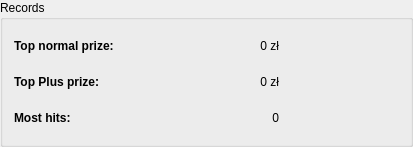
         <widget class="QGroupBox" name="groupBox_2">
          <property name="title">
           <string>Records</string>
          </property>
          <layout class="QGridLayout" name="gridLayout_8">
           <item row="0" column="0">
            <layout class="QGridLayout" name="gridLayout_7">
             <item row="0" column="1">
              <spacer name="horizontalSpacer_16">
               <property name="orientation">
                <enum>Qt::Horizontal</enum>
               </property>
               <property name="sizeType">
                <enum>QSizePolicy::Expanding</enum>
               </property>
               <property name="sizeHint" stdset="0">
                <size>
                 <width>40</width>
                 <height>20</height>
                </size>
               </property>
              </spacer>
             </item>
             <item row="0" column="2" colspan="2">
              <widget class="QLabel" name="label_max_prize_normal">
               <property name="minimumSize">
                <size>
                 <width>0</width>
                 <height>30</height>
                </size>
               </property>
               <property name="maximumSize">
                <size>
                 <width>16777215</width>
                 <height>30</height>
                </size>
               </property>
               <property name="text">
                <string notr="true">0 zł</string>
               </property>
               <property name="textFormat">
                <enum>Qt::PlainText</enum>
               </property>
               <property name="alignment">
                <set>Qt::AlignRight|Qt::AlignTrailing|Qt::AlignVCenter</set>
               </property>
              </widget>
             </item>
             <item row="0" column="4">
              <spacer name="horizontalSpacer_17">
               <property name="orientation">
                <enum>Qt::Horizontal</enum>
               </property>
               <property name="sizeType">
                <enum>QSizePolicy::Expanding</enum>
               </property>
               <property name="sizeHint" stdset="0">
                <size>
                 <width>120</width>
                 <height>20</height>
                </size>
               </property>
              </spacer>
             </item>
             <item row="1" column="0">
              <widget class="QLabel" name="label_max_prize_plus0">
               <property name="minimumSize">
                <size>
                 <width>200</width>
                 <height>30</height>
                </size>
               </property>
               <property name="maximumSize">
                <size>
                 <width>16777215</width>
                 <height>16777215</height>
                </size>
               </property>
               <property name="font">
                <font>
                 <weight>75</weight>
                 <bold>true</bold>
                </font>
               </property>
               <property name="text">
                <string>Top Plus prize:</string>
               </property>
               <property name="textFormat">
                <enum>Qt::PlainText</enum>
               </property>
              </widget>
             </item>
             <item row="1" column="1">
              <spacer name="horizontalSpacer_18">
               <property name="orientation">
                <enum>Qt::Horizontal</enum>
               </property>
               <property name="sizeType">
                <enum>QSizePolicy::Expanding</enum>
               </property>
               <property name="sizeHint" stdset="0">
                <size>
                 <width>40</width>
                 <height>20</height>
                </size>
               </property>
              </spacer>
             </item>
             <item row="1" column="2" colspan="2">
              <widget class="QLabel" name="label_max_prize_plus">
               <property name="minimumSize">
                <size>
                 <width>0</width>
                 <height>30</height>
                </size>
               </property>
               <property name="maximumSize">
                <size>
                 <width>16777215</width>
                 <height>30</height>
                </size>
               </property>
               <property name="text">
                <string notr="true">0 zł</string>
               </property>
               <property name="textFormat">
                <enum>Qt::PlainText</enum>
               </property>
               <property name="alignment">
                <set>Qt::AlignRight|Qt::AlignTrailing|Qt::AlignVCenter</set>
               </property>
              </widget>
             </item>
             <item row="1" column="4">
              <spacer name="horizontalSpacer_19">
               <property name="orientation">
                <enum>Qt::Horizontal</enum>
               </property>
               <property name="sizeType">
                <enum>QSizePolicy::Expanding</enum>
               </property>
               <property name="sizeHint" stdset="0">
                <size>
                 <width>120</width>
                 <height>20</height>
                </size>
               </property>
              </spacer>
             </item>
             <item row="2" column="0">
              <widget class="QLabel" name="label_max_how_many_hit0">
               <property name="minimumSize">
                <size>
                 <width>200</width>
                 <height>30</height>
                </size>
               </property>
               <property name="maximumSize">
                <size>
                 <width>16777215</width>
                 <height>16777215</height>
                </size>
               </property>
               <property name="font">
                <font>
                 <weight>75</weight>
                 <bold>true</bold>
                </font>
               </property>
               <property name="text">
                <string>Most hits:</string>
               </property>
               <property name="textFormat">
                <enum>Qt::PlainText</enum>
               </property>
              </widget>
             </item>
             <item row="2" column="1">
              <spacer name="horizontalSpacer_20">
               <property name="orientation">
                <enum>Qt::Horizontal</enum>
               </property>
               <property name="sizeType">
                <enum>QSizePolicy::Expanding</enum>
               </property>
               <property name="sizeHint" stdset="0">
                <size>
                 <width>40</width>
                 <height>20</height>
                </size>
               </property>
              </spacer>
             </item>
             <item row="2" column="2" colspan="2">
              <widget class="QLabel" name="label_max_how_many_hit">
               <property name="minimumSize">
                <size>
                 <width>0</width>
                 <height>30</height>
                </size>
               </property>
               <property name="maximumSize">
                <size>
                 <width>16777215</width>
                 <height>30</height>
                </size>
               </property>
               <property name="text">
                <string notr="true">0</string>
               </property>
               <property name="textFormat">
                <enum>Qt::PlainText</enum>
               </property>
               <property name="alignment">
                <set>Qt::AlignRight|Qt::AlignTrailing|Qt::AlignVCenter</set>
               </property>
              </widget>
             </item>
             <item row="2" column="4">
              <spacer name="horizontalSpacer_21">
               <property name="orientation">
                <enum>Qt::Horizontal</enum>
               </property>
               <property name="sizeType">
                <enum>QSizePolicy::Expanding</enum>
               </property>
               <property name="sizeHint" stdset="0">
                <size>
                 <width>120</width>
                 <height>20</height>
                </size>
               </property>
              </spacer>
             </item>
             <item row="0" column="0">
              <widget class="QLabel" name="label_max_prize_normal0">
               <property name="minimumSize">
                <size>
                 <width>200</width>
                 <height>30</height>
                </size>
               </property>
               <property name="maximumSize">
                <size>
                 <width>16777215</width>
                 <height>16777215</height>
                </size>
               </property>
               <property name="font">
                <font>
                 <weight>75</weight>
                 <bold>true</bold>
                </font>
               </property>
               <property name="text">
                <string>Top normal prize:</string>
               </property>
               <property name="textFormat">
                <enum>Qt::PlainText</enum>
               </property>
              </widget>
             </item>
            </layout>
           </item>
          </layout>
         </widget>
